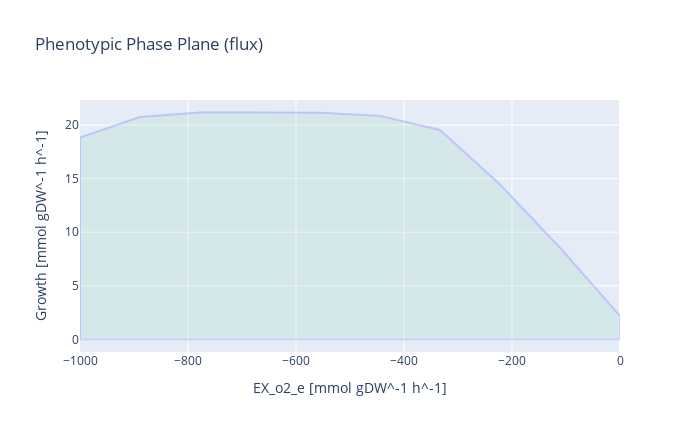

Notebook code cell kept with this figure:
### Code cell
with model_LB_vio_fad:
    model_LB_vio_fad.reactions.EX_o2_e.lower_bound = -1000
    result = phenotypic_phase_plane(model_LB_vio_fad, 
                                variables=[model_LB_vio_fad.reactions.EX_o2_e],
                                objective=model_LB_vio_fad.reactions.Growth,
                                points=10)
    result.plot(plotter)
    print("The optimal O2 uptake for Growth is:",result.data_frame.EX_o2_e[result.data_frame.objective_upper_bound.idxmax()])

### Figure 1 — Plotly figure (JSON) as saved in the notebook; plotly's stock layout.template omitted (floating-point values rounded to 4 significant figures)
{"data": [{"fill": "toself", "fillcolor": "#B3E2CD", "hoverinfo": "none", "marker": {"line": {"color": "#B3E2CD"}, "opacity": 0.3}, "mode": "lines", "name": "WT", "opacity": 0.3, "type": "scatter", "x": [-1000, -888.9, -777.8, -666.7, -555.6, -444.4, -333.3, -222.2, -111.1, 0, 0, -111.1, -222.2, -333.3, -444.4, -555.6, -666.7, -777.8, -888.9, -1000, -1000, -1000], "y": [0, 0, 0, 0, 0, 0, 0, 0, 0, 0, 2.191, 8.55, 14.45, 19.54, 20.86, 21.16, 21.16, 21.16, 20.76, 18.83, 0, 18.83]}], "layout": {"height": 432, "title": {"text": "Phenotypic Phase Plane (flux)"}, "width": 700, "xaxis": {"autorange": true, "range": [-1000, 0], "title": {"text": "EX_o2_e [mmol gDW^-1 h^-1]"}, "type": "linear"}, "yaxis": {"autorange": true, "range": [-1.176, 22.34], "title": {"text": "Growth [mmol gDW^-1 h^-1]"}, "type": "linear"}}}
